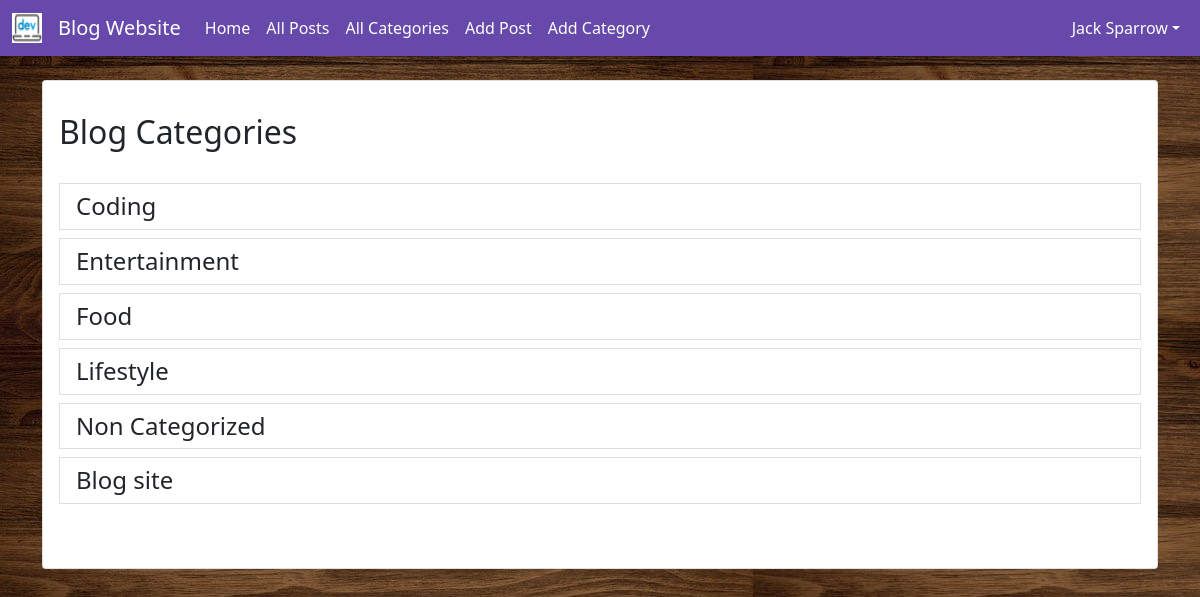
The app's page /category-list (signed in) with its own data.
### blog/models.py (models this page shows, shortened)
class Category(models.Model):
    name = models.CharField(max_length=255)
    def __str__(self):
        if (self.name == "---------"):
            return "Non Categorized"
        return self.name

### blog/views.py (the view)
# urls.py: path('category-list',CategoryListView,name="category-list"),
def CategoryListView(request):
    categories = Category.objects.all()
    return render(request,'category_list.html',{'category_list':categories})

### blog/templates/category_list.html (shortened to what this page needs)
{% extends 'home.html' %}
{% block content %}
<div class="list-group-item" style="background-color:white;border-radius:.25rem">
    <br>
    <h2>Blog Categories</h2>
    <br>
    <div class="list-group">
        {% for i in category_list %}
            <h4><a class="list-group-item list-group-item-action" href="{% url 'category' i %}">{{i}}</a></h4>
        {% endfor %}
    </div>
</div>
<br><br><br><br>
{% endblock %}

### blog/templates/home.html (shortened to what this page needs)
<!doctype html>
{% load static %}
<html lang="en">
  <head>
    <link href="https://cdn.jsdelivr.net/npm/bootstrap@5.1.3/dist/css/bootstrap.min.css" rel="stylesheet">
  </head>
  <body class="background">
    <nav class="navbar navbar-expand-lg navbar-dark" style="background-color:rgb(102, 73, 170);">
      <div class="container-fluid">
          <a class="navbar-brand" href="{% url 'home' %}">
            <img src="{% static '/images/favicon.jpeg' %}" alt="" width=30px height=30px class="d-inline-block align-top">
          </a>
          <a class="navbar-brand" href="{% url 'home' %}">Blog Website</a>
          <div class="collapse navbar-collapse" id="navbarSupportedContent">
            <ul class="navbar-nav me-auto mb-2 mb-lg-0">
              <li class="nav-item">
                <a style="color:white" class="nav-link active" aria-current="page" href="{% url 'home' %}">Home</a>
              </li>
              <li class="nav-item">
                <a style="color:white" class="nav-link active" aria-current="page" href="{% url 'allposts' %}">All Posts</a>
              </li>
              {% if cat_menu %}
                <li class="nav-item dropdown">
                  <a style="color:white;" class="nav-link dropdown-toggle" href="#" id="navbarDropdown" role="button" data-bs-toggle="dropdown" aria-expanded="false">
                    Categories
                  </a>
                  <ul class="dropdown-menu" aria-labelledby="navbarDropdown">
                    {% for i in cat_menu %}
                      <li>
                        <a class="dropdown-item" href="{% url 'category' i %}">{{i}}</a>
                      </li>
                    {% endfor %}
                  </ul>
                </li>
              {% else %}
                <li class="nav-item">
                  <a style="color:white" class="nav-link active" aria-current="page" href="{% url 'category-list' %}">All Categories</a>
                </li>
              {% endif %}
              {% if user.is_authenticated %}
                <li class="nav-item">
                  <a style="color:white" class="nav-link" href="{% url 'add-post' %}">Add Post</a>
                </li>
                <li class="nav-item">
                  <a style="color:white" class="nav-link" href="{% url 'add-category' %}">Add Category</a>
                </li>
              {% endif %}
            </ul>
            {% if user.is_authenticated %}
            <div class="navbar-nav">
              <div class="nav-item dropdown">
                <a style="color:white;" class="nav-link dropdown-toggle" href="#" id="navbarDropdown" role="button" data-bs-toggle="dropdown" aria-expanded="false">{{user.first_name}} {{user.last_name}}</a>
                </div>
            </div>
          {% endif %}
          </div>
        </div>
    </nav>
    <div class='container'>
        {% block content %}{% endblock %}
    </div>
  </body>
</html>

### records on screen
Category: name "Coding"
Category: name "Entertainment"
Category: name "Food"
Category: name "Lifestyle"
Category: name "Non Categorized"
Category: name "Blog site"

### other values on screen
{{ user.first_name }} "Jack"
{{ user.last_name }} "Sparrow"
